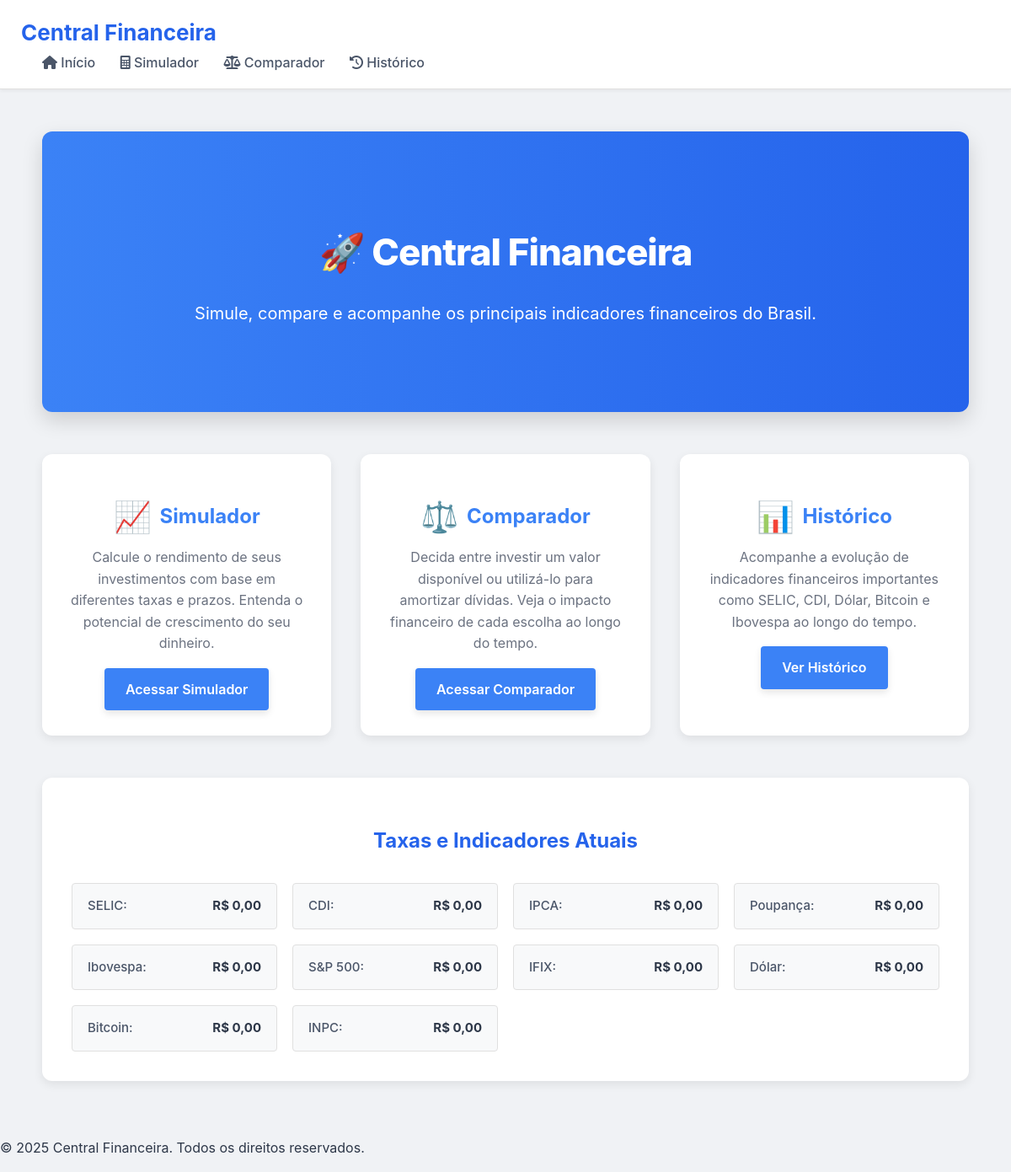
Before: / with the older database file.
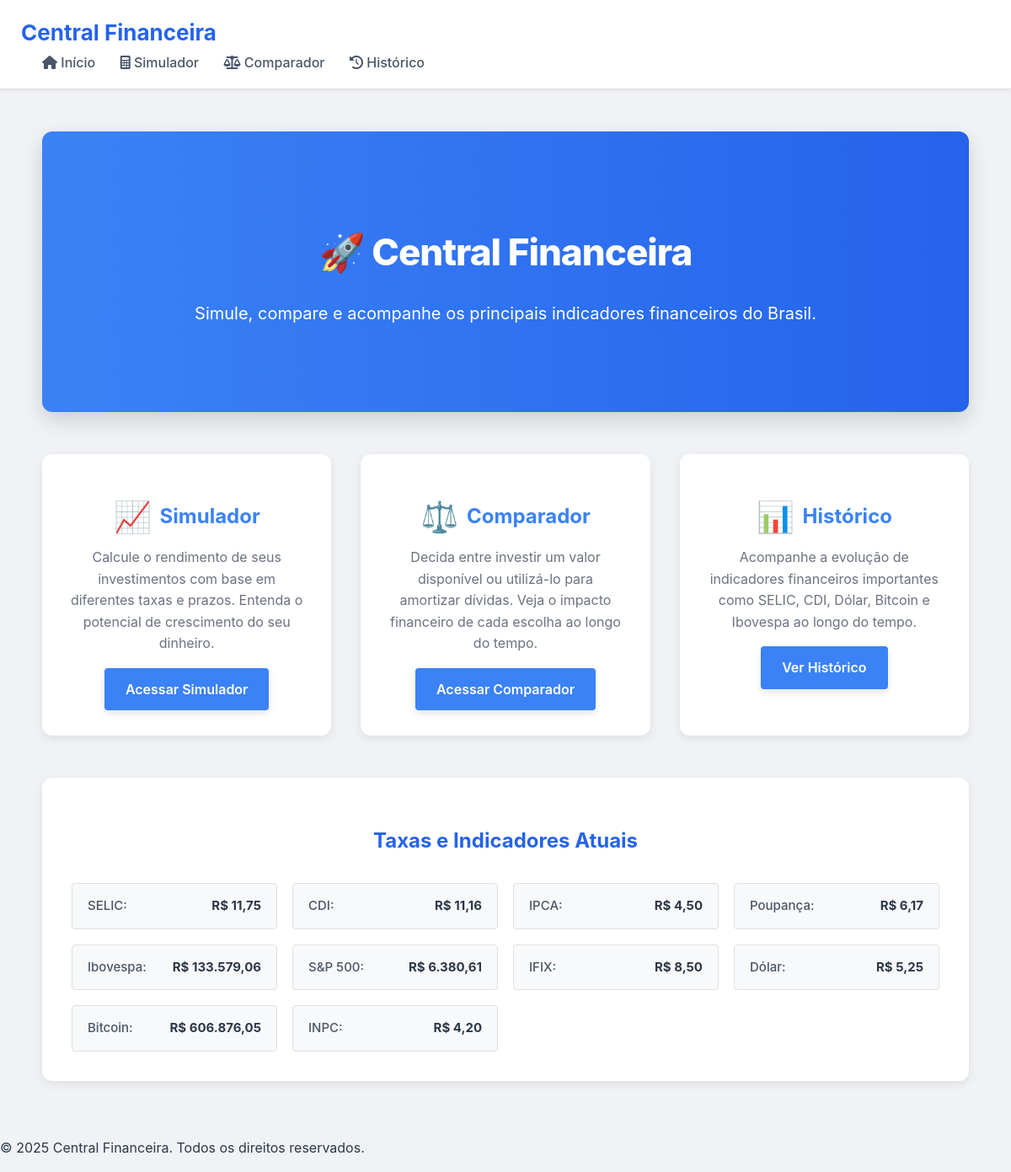
After: the same page with the newer database file.
### tables this page shows
CREATE TABLE ativos (
                data TEXT PRIMARY KEY,
                selic REAL,
                cdi REAL,
                dolar REAL,
                bitcoin REAL,
                ibovespa REAL,
                sp500 REAL,
                ifix REAL,
                inpc REAL,
                ipca REAL,
                poupanca REAL
            );

### app.py (the view)
@app.route('/')
def index():
    rates = {
        'selic': obter_taxa_atual('selic'),
        'cdi': obter_taxa_atual('cdi'),
        'ipca': obter_taxa_atual('ipca'),
        'poupanca': obter_taxa_atual('poupanca'),
        'ibovespa': obter_taxa_atual('ibovespa'),
        'dolar': obter_taxa_atual('dolar'),
        'bitcoin': obter_taxa_atual('bitcoin'),
        'ifix': obter_taxa_atual('ifix'),
        'inpc': obter_taxa_atual('inpc'),
        'sp500': obter_taxa_atual('sp500')
    }
    now = datetime.now()
    return render_template('index.html', rates=rates, now=now)

### app.py (called while the page is built)
def format_currency_br(value, is_percentage=False, decimal_places=2):
    if value is None:
        return 'N/A'
    try:
        val_float = float(value)
    except (ValueError, TypeError):
        return 'N/A'
    if is_percentage:
        formatted_value = f"{{:.{decimal_places}f}}".format(val_float)
        parts = formatted_value.split('.')
        integer_part = parts[0]
        decimal_part = parts[1] if len(parts) > 1 else ''
        formatted_integer = '{:,.0f}'.format(float(integer_part)).replace(',', 'X').replace('.', ',').replace('X', '.')
        if decimal_part:
            return f"{formatted_integer},{decimal_part}%"
        else:
            return f"{formatted_integer}%"
    else:
        return f"R$ {val_float:,.{decimal_places}f}".replace(",", "X").replace(".", ",").replace("X", ".")

### scripts/database.py (called while the page is built)
def obter_taxa_atual(tipo):
    tipos_validos = [
        'selic', 'cdi', 'dolar', 'bitcoin', 'ibovespa',
        'sp500', 'ifix', 'inpc', 'ipca', 'poupanca'
    ]
    if tipo not in tipos_validos:
        raise ValueError(f"Tipo de taxa inválido: {tipo}")
    with sqlite3.connect(DATABASE) as conn:
        cursor = conn.cursor()
        cursor.execute(f'SELECT "{tipo}" FROM "ativos" ORDER BY "data" DESC LIMIT 1')
        result = cursor.fetchone()
    if result and result[0] is not None:
        return result[0]
    return 0.0  # Ou retorne None, se preferir diferenciar ausência de dado

### templates/index.html
{% extends "base.html" %}
{% block content %}
<div class="container main-page-content modern-home">
    <section class="homepage-hero">
        <h1 class="display-4 fw-bold">🚀 Central Financeira</h1>
        <p class="lead">Simule, compare e acompanhe os principais indicadores financeiros do Brasil.</p>
    </section>
    <div class="homepage-feature-section">
        <div class="homepage-feature simulador">
            <h3>Simulador</h3>
            <p>Calcule o rendimento de seus investimentos com base em diferentes taxas e prazos. Entenda o potencial de crescimento do seu dinheiro.</p>
            <a href="{{ url_for('simulador') }}" class="btn btn-primary">Acessar Simulador</a>
        </div>
        <div class="homepage-feature comparador">
            <h3>Comparador</h3>
            <p>Decida entre investir um valor disponível ou utilizá-lo para amortizar dívidas. Veja o impacto financeiro de cada escolha ao longo do tempo.</p>
            <a href="{{ url_for('comparador_investimento') }}" class="btn btn-primary">Acessar Comparador</a>
        </div>
        <div class="homepage-feature historico">
            <h3>Histórico</h3>
            <p>Acompanhe a evolução de indicadores financeiros importantes como SELIC, CDI, Dólar, Bitcoin e Ibovespa ao longo do tempo.</p>
            <a href="{{ url_for('historico_page') }}" class="btn btn-primary">Ver Histórico</a>
        </div>
    </div>
    <section class="current-rates-section">
        <h2>Taxas e Indicadores Atuais</h2>
        <div class="rates-list">
            <div class="rate-item"><span>SELIC:</span> <span class="rate-value">{{ rates.selic | currency_br }}</span></div>
            <div class="rate-item"><span>CDI:</span> <span class="rate-value">{{ rates.cdi | currency_br }}</span></div>
            <div class="rate-item"><span>IPCA:</span> <span class="rate-value">{{ rates.ipca | currency_br }}</span></div>
            <div class="rate-item"><span>Poupança:</span> <span class="rate-value">{{ rates.poupanca | currency_br }}</span></div>
            <div class="rate-item"><span>Ibovespa:</span> <span class="rate-value">{{ rates.ibovespa | currency_br }}</span></div>
            <div class="rate-item"><span>S&amp;P 500:</span> <span class="rate-value">{{ rates.sp500 | currency_br }}</span></div>
            <div class="rate-item"><span>IFIX:</span> <span class="rate-value">{{ rates.ifix | currency_br }}</span></div>
            <div class="rate-item"><span>Dólar:</span> <span class="rate-value">{{ rates.dolar | currency_br }}</span></div>
            <div class="rate-item"><span>Bitcoin:</span> <span class="rate-value">{{ rates.bitcoin | currency_br }}</span></div>
            <div class="rate-item"><span>INPC:</span> <span class="rate-value">{{ rates.inpc | currency_br }}</span></div>
        </div>
    </section>
</div>
{% endblock %}

### templates/base.html (shortened to what this page needs)
<!DOCTYPE html>
<html lang="pt-br">
<head>
    <link rel="stylesheet" href="{{ url_for('static', filename='css/style.css') }}" />
    <link rel="stylesheet" href="https://cdnjs.cloudflare.com/ajax/libs/font-awesome/6.0.0-beta3/css/all.min.css" />
</head>
<body>
    <header class="navbar">
        <div class="navbar-container">
            <h1 class="logo">Central Financeira</h1>
            <nav class="nav-links">
                <a href="{{ url_for('index') }}"><i class="fas fa-home"></i> Início</a>
                <a href="{{ url_for('simulador') }}"><i class="fas fa-calculator"></i> Simulador</a>
                <a href="{{ url_for('comparador_investimento') }}"><i class="fas fa-balance-scale"></i> Comparador</a>
                <a href="{{ url_for('historico_page') }}"><i class="fas fa-history"></i> Histórico</a>
            </nav>
        </div>
    </header>
    <main class="container">
        {% block content %}{% endblock %}
    </main>
    <footer class="footer">
        <p>&copy; {{ now.year }} Central Financeira. Todos os direitos reservados.</p>
    </footer>
</body>
</html>

### static/css/style.css (style rules this page uses)
:root { --primary-color: #3b82f6; --primary-dark-color: #2563eb; --secondary-color: #6b7280; --secondary-dark-color: #4b5563; --background-light: #f8f9fa; --background-medium: #f0f2f5; --text-dark: #2d3748; --text-medium: #4a5568; --text-light: #6b7280; --border-color: #e0e0e0; --card-bg: #ffffff; --shadow-light: 0 2px 4px rgba(0, 0, 0, 0.05); --shadow-medium: 0 4px 12px rgba(0, 0, 0, 0.08); --radius-small: 4px; --radius-medium: 8px; --radius-large: 12px; --primary-color-rgb: 59, 130, 246; }
body { font-family: 'Inter', -apple-system, BlinkMacSystemFont, "Segoe UI", Roboto, Oxygen-Sans, Ubuntu, Cantarell, "Helvetica Neue", sans-serif; background-color: var(--background-medium); color: var(--text-dark); margin: 0; line-height: 1.65; -webkit-font-smoothing: antialiased; -moz-osx-font-smoothing: grayscale; scroll-behavior: smooth; }
.container { max-width: 1280px; margin: 0 auto; padding: 25px; }
.navbar { background-color: var(--card-bg); padding: 18px 25px; border-bottom: 1px solid var(--border-color); display: flex; justify-content: space-between; align-items: center; box-shadow: var(--shadow-light); position: sticky; top: 0; z-index: 100; }
.navbar h1 { margin: 0; font-size: 26px; color: var(--primary-dark-color); font-weight: 700; }
.navbar .nav-links a { color: var(--text-medium); text-decoration: none; margin-left: 25px; font-weight: 500; transition: color 0.3s ease, transform 0.2s ease; position: relative; padding-bottom: 3px; }
.navbar .nav-links a::after { content: ''; position: absolute; width: 0%; height: 2px; bottom: 0; left: 0; background-color: var(--primary-color); transition: width 0.3s ease-in-out; }
.btn { display: inline-flex; align-items: center; justify-content: center; padding: 12px 25px; background-color: var(--primary-color); color: var(--card-bg); border: none; border-radius: var(--radius-small); font-size: 16px; font-weight: 600; cursor: pointer; text-align: center; text-decoration: none; transition: background-color 0.3s ease, transform 0.2s ease, box-shadow 0.3s ease; box-shadow: 0 4px 8px rgba(0, 0, 0, 0.1); }
.current-rates-section { background-color: var(--card-bg); border-radius: var(--radius-large); box-shadow: var(--shadow-medium); padding: 35px; margin-top: 50px; }
.current-rates-section h2 { color: var(--primary-dark-color); font-size: 24px; margin-bottom: 30px; text-align: center; font-weight: 700; }
.rates-list { display: grid; grid-template-columns: repeat(auto-fit, minmax(200px, 1fr)); gap: 18px; }
.rate-item { background-color: var(--background-light); padding: 14px 18px; border-radius: var(--radius-small); border: 1px solid var(--border-color); display: flex; justify-content: space-between; align-items: center; font-size: 15px; transition: all 0.2s ease; }
.rate-item span:first-child { font-weight: 500; color: var(--text-medium); }
.rate-item .rate-value { font-weight: 700; color: var(--text-dark); }
.homepage-hero { background: linear-gradient(to right, var(--primary-color), var(--primary-dark-color)); color: var(--card-bg); padding: 70px 30px; text-align: center; border-radius: var(--radius-large); box-shadow: 0 10px 25px rgba(0, 0, 0, 0.15); margin-bottom: 50px; }
.homepage-hero h1 { font-size: 44px; margin-bottom: 20px; font-weight: 800; letter-spacing: -1px; }
.homepage-hero p { font-size: 20px; max-width: 800px; margin: 0 auto 30px auto; line-height: 1.7; }
.homepage-feature-section { margin-top: 50px; display: grid; grid-template-columns: repeat(auto-fit, minmax(300px, 1fr)); gap: 35px; }
.homepage-feature { background-color: var(--card-bg); border-radius: var(--radius-large); padding: 30px; box-shadow: var(--shadow-medium); text-align: center; transition: transform 0.3s ease, box-shadow 0.3s ease; }
.homepage-feature h3 { color: var(--primary-color); font-size: 24px; margin-bottom: 15px; font-weight: 700; display: flex; align-items: center; justify-content: center; }
.homepage-feature h3::before { font-size: 1.5em; margin-right: 10px; line-height: 1; }
.homepage-feature.simulador h3::before { content: "📈"; }
.homepage-feature.comparador h3::before { content: "⚖️"; }
.homepage-feature.historico h3::before { content: "📊"; }
.homepage-feature p { color: var(--text-light); font-size: 16px; line-height: 1.6; }

Changed rows visible on the page:
added ativos: selic "R$ 11,75", cdi "R$ 11,16", ipca "R$ 4,50", poupanca "R$ 6,17", ibovespa "R$ 133.579,06", sp500 "R$ 6.380,61", ifix "R$ 8,50", dolar "R$ 5,25", bitcoin "R$ 606.876,05", inpc "R$ 4,20"
Other visible differences:
{{ rates.selic | currency_br }}: "R$ 0,00" → (not shown)
{{ rates.cdi | currency_br }}: "R$ 0,00" → (not shown)
{{ rates.ipca | currency_br }}: "R$ 0,00" → (not shown)
{{ rates.poupanca | currency_br }}: "R$ 0,00" → (not shown)
{{ rates.ibovespa | currency_br }}: "R$ 0,00" → (not shown)
{{ rates.sp500 | currency_br }}: "R$ 0,00" → (not shown)
{{ rates.ifix | currency_br }}: "R$ 0,00" → (not shown)
{{ rates.dolar | currency_br }}: "R$ 0,00" → (not shown)
{{ rates.bitcoin | currency_br }}: "R$ 0,00" → (not shown)
{{ rates.inpc | currency_br }}: "R$ 0,00" → (not shown)
